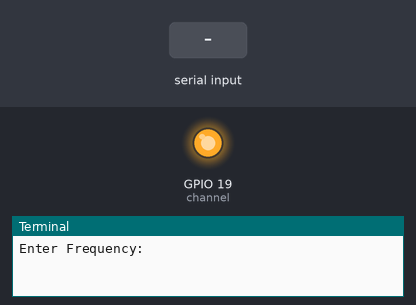
Recording of a program running on a simulated Raspberry Pi (BCM pin numbers). Parts: output pins drawn as LEDs (lit = HIGH), the last lines printed to the terminal. Inputs (shaded band) come from the test bench. At 2.8 s the program stops and its outputs stay as they are.

Above: at 1.2 s.
1.3 s: "q" typed at the terminal, then Enter
2.8 s: "5" typed at the terminal, then Enter
At 3.1 s:
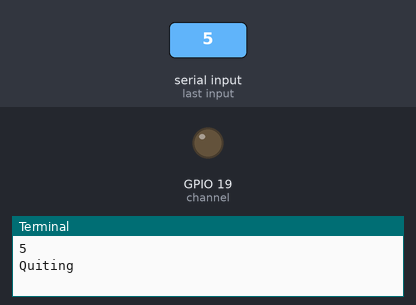
Timing chart, 0 to 4.3 s (numbered marks = the images above; inputs shaded):
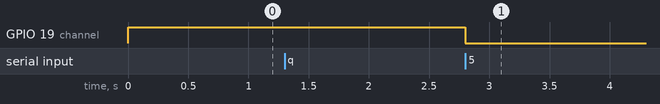

The program:

PWN.py
```python
import RPi.GPIO as GPIO

channel = 19

GPIO.setmode(GPIO.BCM)
GPIO.setup(channel,GPIO.OUT)
i = None
p = GPIO.PWM(channel,1000)
p.start(100)

try:
	while True:
		try:
			f = input("Enter Frequency: \n")
			d = input("Enter Duty Cycle: \n")

			if(f == "q" or d == "q"):
				break

			p.ChangeFrequency(int(f))
			p.ChangeDutyCycle(int(d))

		except Exception as e:
			pass

except KeyboardInterrupt as e:
	print("Recieved Ctrl+C Quiting\n")
	pass

p.stop()
GPIO.cleanup()
print("Quiting\n")
```

Measured:
- after the input at 2.8 s, GPIO 19 (channel): HIGH → LOW at once
